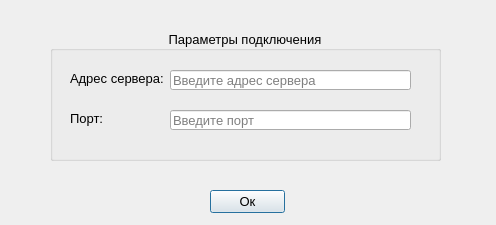
<?xml version="1.0" encoding="UTF-8"?>
<ui version="4.0">
 <class>connect_dialog</class>
 <widget class="QDialog" name="connect_dialog">
  <property name="geometry">
   <rect>
    <x>0</x>
    <y>0</y>
    <width>496</width>
    <height>225</height>
   </rect>
  </property>
  <property name="font">
   <font>
    <pointsize>10</pointsize>
   </font>
  </property>
  <property name="windowTitle">
   <string>Подключение</string>
  </property>
  <property name="windowIcon">
   <iconset resource="resources.qrc">
    <normaloff>:/resources/[removal.ai]_b244236a-74dd-4fb1-b243-15e51e5163d4-image.png</normaloff>:/resources/[removal.ai]_b244236a-74dd-4fb1-b243-15e51e5163d4-image.png</iconset>
  </property>
  <widget class="QPushButton" name="pushButton_ok">
   <property name="geometry">
    <rect>
     <x>210</x>
     <y>190</y>
     <width>75</width>
     <height>23</height>
    </rect>
   </property>
   <property name="text">
    <string>Ок</string>
   </property>
  </widget>
  <widget class="QGroupBox" name="groupBox">
   <property name="geometry">
    <rect>
     <x>50</x>
     <y>30</y>
     <width>391</width>
     <height>131</height>
    </rect>
   </property>
   <property name="font">
    <font>
     <pointsize>10</pointsize>
     <weight>50</weight>
     <bold>false</bold>
    </font>
   </property>
   <property name="title">
    <string>Параметры подключения</string>
   </property>
   <property name="alignment">
    <set>Qt::AlignCenter</set>
   </property>
   <property name="flat">
    <bool>false</bool>
   </property>
   <property name="checkable">
    <bool>false</bool>
   </property>
   <widget class="QLineEdit" name="lineEdit_address">
    <property name="geometry">
     <rect>
      <x>120</x>
      <y>40</y>
      <width>241</width>
      <height>20</height>
     </rect>
    </property>
    <property name="focusPolicy">
     <enum>Qt::ClickFocus</enum>
    </property>
    <property name="text">
     <string/>
    </property>
    <property name="placeholderText">
     <string>Введите адрес сервера</string>
    </property>
    <property name="clearButtonEnabled">
     <bool>false</bool>
    </property>
   </widget>
   <widget class="QLabel" name="label_address">
    <property name="geometry">
     <rect>
      <x>20</x>
      <y>40</y>
      <width>101</width>
      <height>16</height>
     </rect>
    </property>
    <property name="text">
     <string>Адрес сервера:</string>
    </property>
   </widget>
   <widget class="QLineEdit" name="lineEdit_port">
    <property name="geometry">
     <rect>
      <x>120</x>
      <y>80</y>
      <width>241</width>
      <height>20</height>
     </rect>
    </property>
    <property name="focusPolicy">
     <enum>Qt::ClickFocus</enum>
    </property>
    <property name="inputMethodHints">
     <set>Qt::ImhNone</set>
    </property>
    <property name="text">
     <string/>
    </property>
    <property name="placeholderText">
     <string>Введите порт</string>
    </property>
   </widget>
   <widget class="QLabel" name="label_port">
    <property name="geometry">
     <rect>
      <x>20</x>
      <y>80</y>
      <width>101</width>
      <height>16</height>
     </rect>
    </property>
    <property name="text">
     <string>Порт:</string>
    </property>
   </widget>
  </widget>
 </widget>
 <resources>
  <include location="resources.qrc"/>
 </resources>
 <connections/>
</ui>
